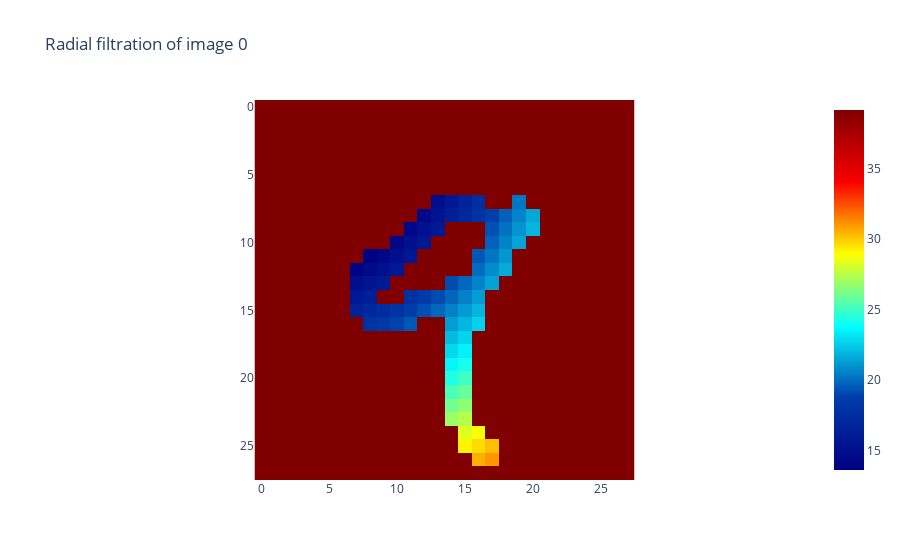

The cell this chart's notebook holds for it:
### Markdown cell above
## $\bullet$ Applying Radial Filtration to the Data Sample

### Code cell
from gtda.images import RadialFiltration

radial_filtration = RadialFiltration(center=np.array([0, 0]))
im8_filtration = radial_filtration.fit_transform(im8_binarized)

radial_filtration.plot(im8_filtration, colorscale="jet")

### Figure 1 — Plotly figure (JSON) as saved in the notebook; plotly's stock layout.template omitted (floating-point values rounded to 4 significant figures; data arrays with more than 128 entries replaced by an {"elided": "..."} marker saying what was removed)
{"data": [{"colorscale": [[0, "rgb(0,0,131)"], [0.2, "rgb(0,60,170)"], [0.4, "rgb(5,255,255)"], [0.6, "rgb(255,255,0)"], [0.8, "rgb(250,0,0)"], [1, "rgb(128,0,0)"]], "type": "heatmap", "z": {"elided": "28x28 float values"}}], "layout": {"plot_bgcolor": "white", "title": {"text": "Radial filtration of image 0"}, "xaxis": {"constrain": "domain", "scaleanchor": "y"}, "yaxis": {"autorange": "reversed", "constrain": "domain"}}}
